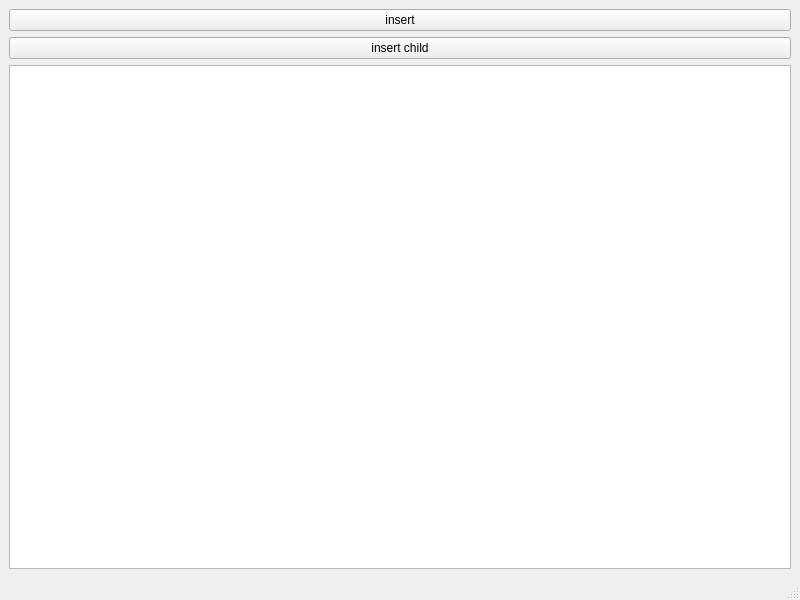
<?xml version="1.0" encoding="UTF-8"?>
<ui version="4.0">
 <class>GeneralTreeWidget</class>
 <widget class="QMainWindow" name="GeneralTreeWidget">
  <property name="geometry">
   <rect>
    <x>0</x>
    <y>0</y>
    <width>800</width>
    <height>600</height>
   </rect>
  </property>
  <property name="windowTitle">
   <string>GeneralTreeWidget</string>
  </property>
  <widget class="QWidget" name="centralwidget">
   <layout class="QVBoxLayout" name="verticalLayout">
    <item>
     <widget class="QPushButton" name="pushButton">
      <property name="text">
       <string>insert</string>
      </property>
     </widget>
    </item>
    <item>
     <widget class="QPushButton" name="pushButton_2">
      <property name="text">
       <string>insert child</string>
      </property>
     </widget>
    </item>
    <item>
     <widget class="QTreeView" name="treeView"/>
    </item>
   </layout>
  </widget>
  <widget class="QMenuBar" name="menubar">
   <property name="geometry">
    <rect>
     <x>0</x>
     <y>0</y>
     <width>800</width>
     <height>19</height>
    </rect>
   </property>
  </widget>
  <widget class="QStatusBar" name="statusbar"/>
 </widget>
 <resources/>
 <connections/>
</ui>
